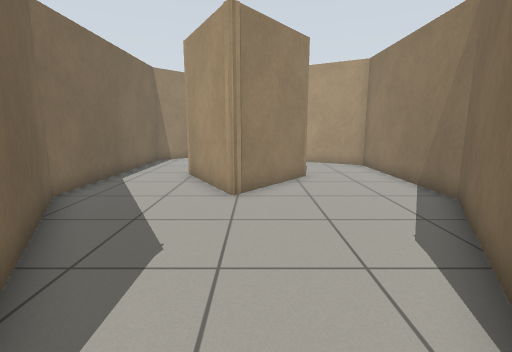
View 1 (above)

13 first-person views from a walk through a world built for the Gazebo simulator. The camera is 0.94 m above the floor, tilts 10° down and sees 85° across. The floor is counted in squares, 0.5 m on a side. Each view is taken from the middle of a square. On the plan, view 1 faces up. The plan holds only what a view shows up to about 16 squares ahead; the rest is blank.

View 2
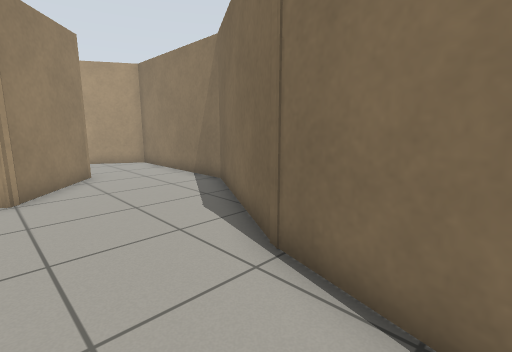

View 3
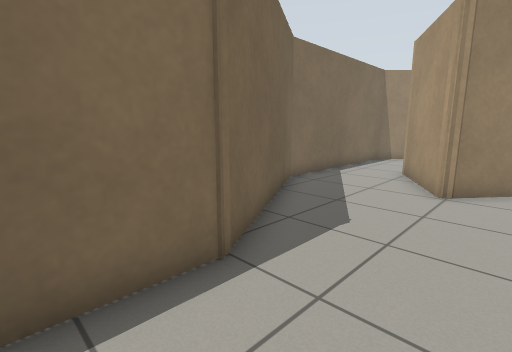

View 4
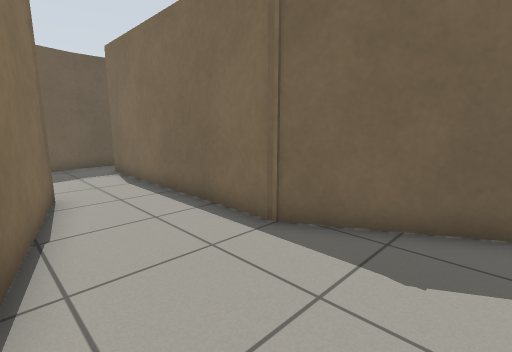

View 5
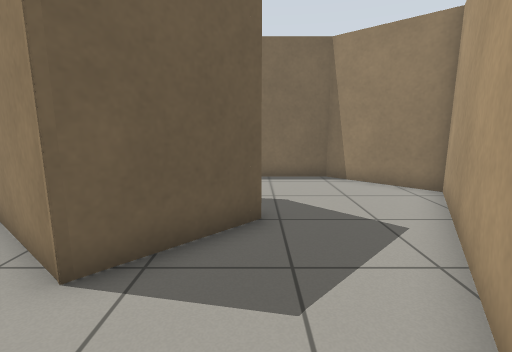

View 6
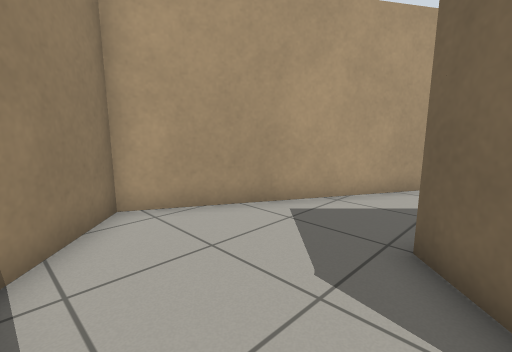

View 7
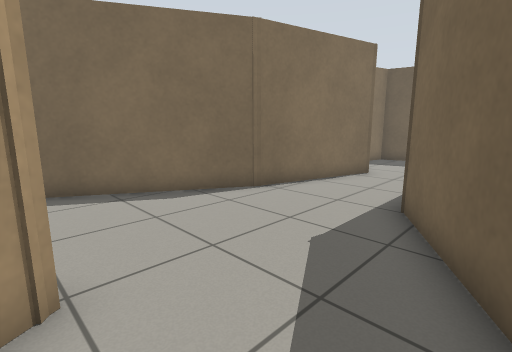

View 8
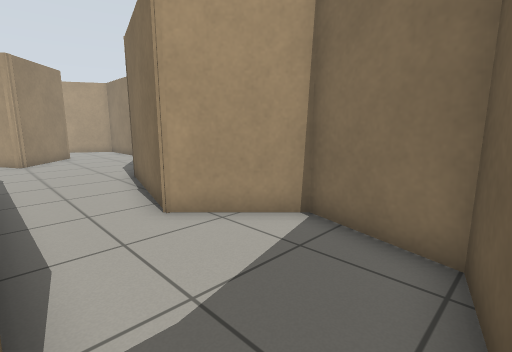

View 9
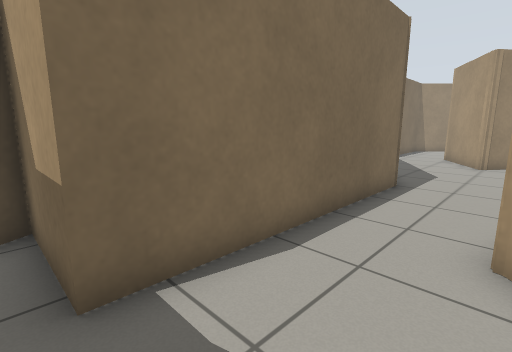

View 10
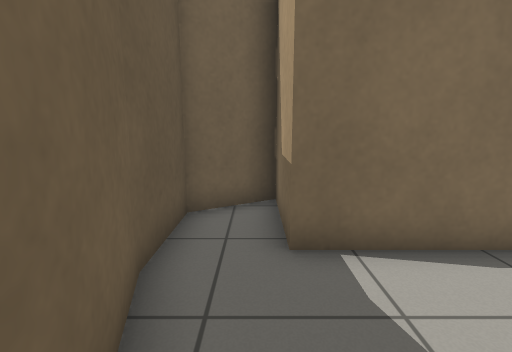

View 11
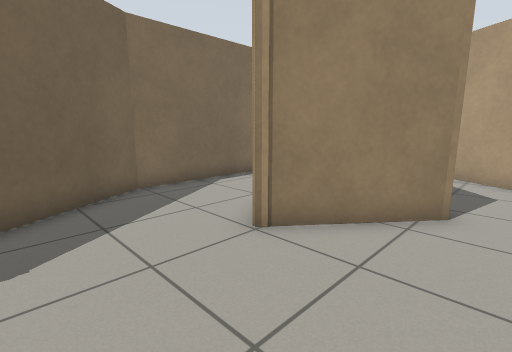

View 12
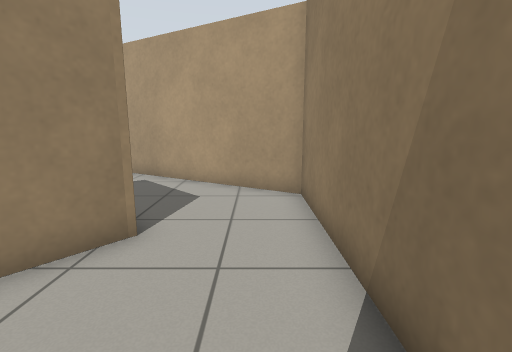

View 13
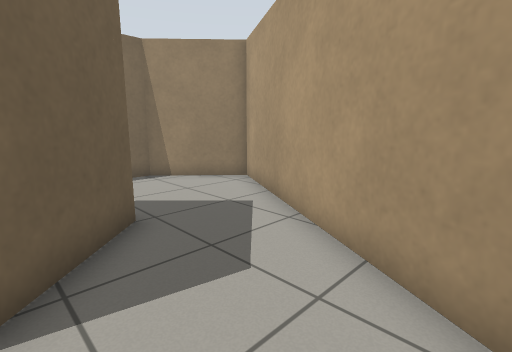

### Floor plan
Points are (right, up) in squares from view 1. A wall is a line through its corners. A room is listed if a view was taken in it or the views show most of it. See-through windows are left out.
Room 1 (views 1, 2, 3, 4, 5, 6, 7, 11, 12, 13)
walls: (-0.7, 7.7) (-2.6, 10.9); (-1.7, 12) (-0.6, 13.1) (1.9, 10.6) (-0.6, 7.6); (2.1, 1.6) (5.3, 7.1) (5.3, 13.7) (-2.9, 18.4) (-5.5, 15.7) (-5.5, 7.4) (-2.1, 1.4) (-2.1, -3.5); (0.8, -3.4) (2.2, 2)
ways out: opening at (-0.5, -4) to room 2
Room 2 (views 8, 9, 10)
walls: (-1.4, -9.5) (2.3, -8.5) (3.1, -5.6) (0.8, -3.4); (-2.1, -3.5) (-2.1, -7.5) (-5.1, -7.5) (-4, -9.5) (-1.3, -9.5)
ways out: opening at (-0.5, -4) to room 1

Where each view was taken, in squares from view 1:
view 1: 0 up, 0 right, facing up
view 2: 1 down, 1 left, facing up-right
view 3: 1 down, 1 right, facing up-left
view 4: 5 up, 2 right, facing down-left
view 5: 13 up, 5 right, facing left
view 6: 12 up, 5 left, facing up-right
view 7: 8 up, 4 left, facing down-right
view 8: 9 down, 2 left, facing up-right
view 9: 8 down, 1 right, facing up-left
view 10: 8 down, 2 right, facing left
view 11: 4 up, 3 right, facing up-left
view 12: 6 up, 4 right, facing up
view 13: 11 up, 5 right, facing up-left
